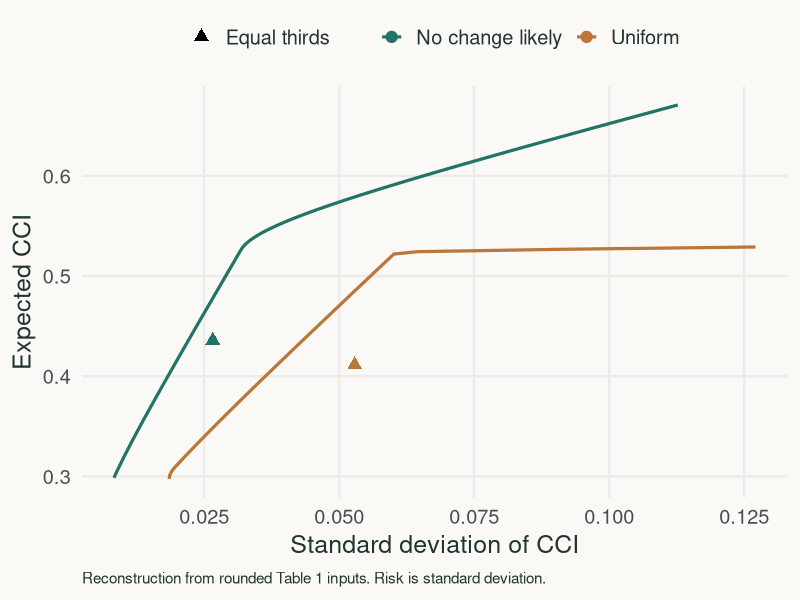
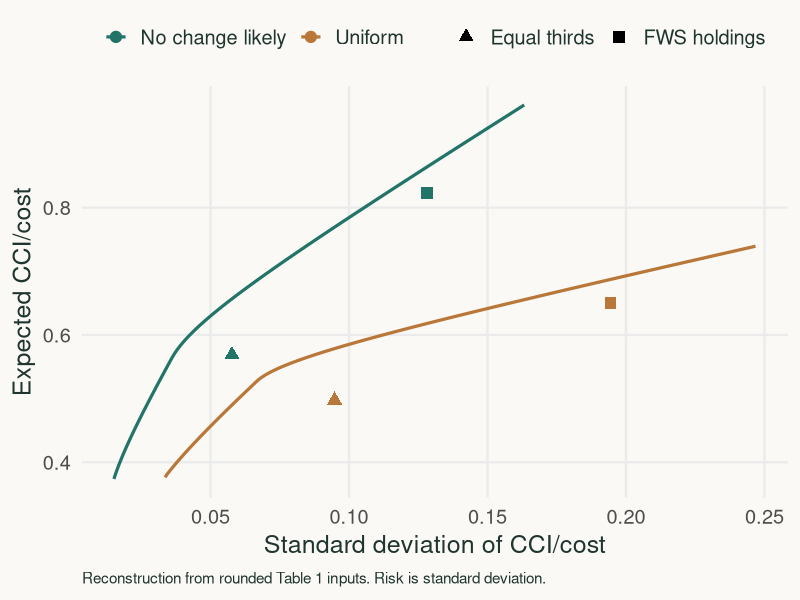
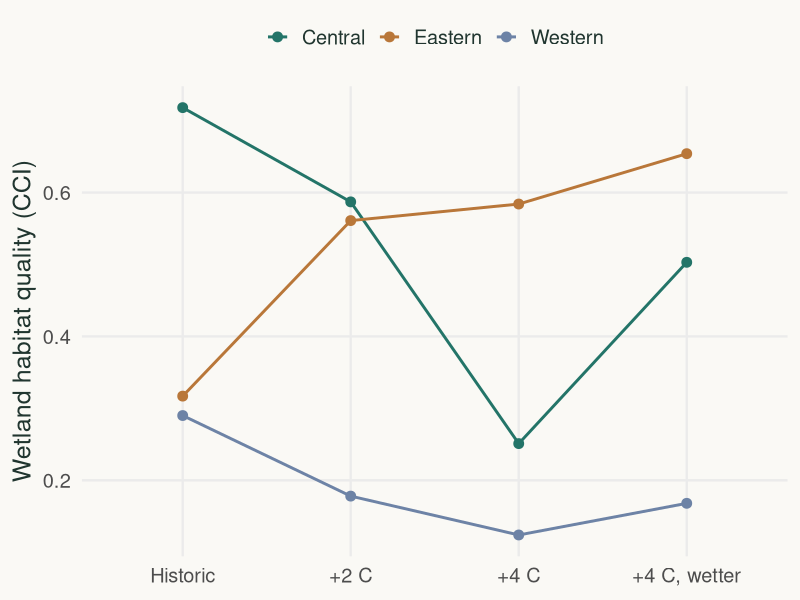
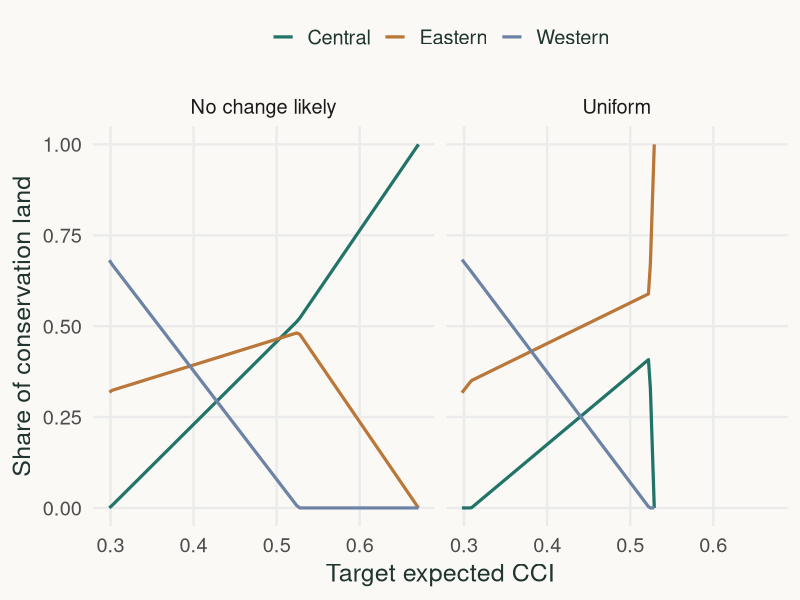

The R script that drew these images, in order:
# Ando and Mallory (2012): conservation portfolios under climate uncertainty
# AREC 615. Run numbered sections in order in RStudio, or source this file.
# From the repository root: Rscript modules/nonlinear_programming/Ando/AM_model.R
# Dependencies: install.packages(c("quadprog", "ggplot2"))
# No downloads or file writes. Results and ggplot objects remain in memory.
#
# SOURCE: references/Ando-portfolio_design.pdf, Tables 1-2, equations 1-5.
# DOI: https://doi.org/10.1073/pnas.1114653109
# STATUS: reconstruction from rounded Table 1 inputs, NOT exact replication.
# Do not calibrate inputs to match Table 2: publication discrepancies are
# exposed in paper_audit and budget_audit below. reproduce_SI.R audits the SI
# and reproduces Figure 3 using inferred two-decimal moment rounding.
#
# Reproducibility search (2026-10-08): the paper used MATLAB R2011a frontcon.
# Publisher supplements: pnas.201114653SI.pdf (Table S1), sd01.xlsx (Dataset S1).
# https://www.pnas.org/doi/suppl/10.1073/pnas.1114653109
# No author-issued code package located. Seong Yun's later portn package
# includes an Ando-Mallory example: https://github.com/ysd2004/portn
# Its rounded moment inputs are not used here. We derive moments from outcomes.
# The supplied SI contains result tables rather than MATLAB source code.

library(quadprog)
library(ggplot2)

# 1. Read the scenario table -----------------------------------------------
# Rows are possible JOINT climate futures, not repeated annual observations.
# Columns are regions. A single climate scenario applies to all three regions.
regions <- c("Western", "Central", "Eastern")
scenarios <- c("Historic", "+2 C", "+4 C", "+4 C, wetter")
CCI <- matrix(c(
  0.290, 0.718, 0.317,
  0.178, 0.587, 0.561,
  0.124, 0.251, 0.584,
  0.168, 0.503, 0.654
), nrow = 4, byrow = TRUE, dimnames = list(scenarios, regions))

# Table 1 units: THOUSAND dollars per acre. Keep these units for Figure 3.
cost <- matrix(c(
  0.601, 0.697, 1.210,
  0.631, 0.720, 1.230,
  0.631, 0.720, 1.230,
  0.536, 0.659, 1.200
), nrow = 4, byrow = TRUE, dimnames = list(scenarios, regions))
probabilities <- list(
  "No change likely" = c(0.80, 0.10, 0.05, 0.05),
  "Uniform" = rep(0.25, 4)
)
returns <- list("CCI" = CCI, "CCI/cost" = CCI / cost)
# E[CCI/cost] generally differs from E[CCI]/E[cost]. Divide FIRST.

# 2. Calculate means and covariance ----------------------------------------
portfolio_moments <- function(R, p) {
  stopifnot(is.matrix(R), all(is.finite(R)), length(p) == nrow(R),
            all(is.finite(p)), all(p >= 0), abs(sum(p) - 1) < 1e-10)
  mu <- drop(crossprod(p, R))
  names(mu) <- colnames(R)
  deviations <- sweep(R, 2, mu, "-")
  # Population covariance under the assumed probabilities: no n-1 correction.
  Sigma <- crossprod(deviations, sweep(deviations, 1, p, "*"))
  list(mu = mu, Sigma = Sigma, R = R, p = p)
}

moments_example <- portfolio_moments(CCI, probabilities$Uniform)
moments_example$mu
moments_example$Sigma
cov2cor(moments_example$Sigma)

portfolio_outcomes <- function(w, moments) {
  mean_return <- sum(w * moments$mu)
  variance <- drop(crossprod(w, moments$Sigma %*% w))
  c(mean = mean_return, variance = variance, sd = sqrt(max(0, variance)))
}

equal_weights <- setNames(rep(1/3, 3), regions)
fws_weights <- setNames(c(0.14, 0.76, 0.10), regions) # Table 2, Fig. 3 H/I
portfolio_outcomes(equal_weights, moments_example)

# 3. Solve one constrained portfolio problem -------------------------------
# min w' Sigma w subject to sum(w)=1, mu'w=target, w>=0.
# target=NULL removes the return equality and finds global minimum variance.
# The paper's Eq. 1 prints wi>0, but its text and zero-weight results require
# wi>=0. We follow the economically meaningful, closed feasible set.
solve_portfolio <- function(moments, target = NULL) {
  mu <- moments$mu
  Sigma <- moments$Sigma
  n <- length(mu)
  # quadprog requires positive definiteness, which holds for these inputs.
  # Stop for a singular extension instead of silently changing its risk model.
  if (min(eigen(Sigma, symmetric = TRUE, only.values = TRUE)$values) <= 1e-12)
    stop("Covariance is singular or not positive definite; use a PSD-capable solver.")
  if (!is.null(target)) {
    stopifnot(length(target) == 1, is.finite(target))
    if (target < min(mu) - 1e-10 || target > max(mu) + 1e-10)
      stop("Expected-return target is infeasible.")
    # At either extreme, a unique best/worst region fixes the weights exactly.
    edge <- which(abs(mu - target) < 1e-12)
    if (length(edge) == 1 &&
        (abs(target - min(mu)) < 1e-12 || abs(target - max(mu)) < 1e-12)) {
      w <- setNames(rep(0, n), names(mu))
      w[edge] <- 1
      return(list(w = w, outcomes = portfolio_outcomes(w, moments),
                  target = target, fit = NULL, endpoint = TRUE))
    }
  }
  # solve.QP minimizes (1/2) w'Dw - d'w and imposes t(Amat) %*% w >= bvec.
  # Equality constraints MUST come first. meq counts those equalities.
  Amat <- matrix(1, nrow = n, ncol = 1)
  bvec <- 1
  meq <- 1
  if (!is.null(target)) {
    Amat <- cbind(Amat, mu)
    bvec <- c(bvec, target)
    meq <- 2
  }
  Amat <- cbind(Amat, diag(n))
  bvec <- c(bvec, rep(0, n))
  fit <- solve.QP(Dmat = 2 * Sigma, dvec = rep(0, n),
                  Amat = Amat, bvec = bvec, meq = meq)
  w <- setNames(fit$solution, names(mu))
  stopifnot(abs(sum(w) - 1) < 1e-8, min(w) > -1e-8)
  if (!is.null(target)) stopifnot(abs(sum(mu * w) - target) < 1e-8)
  list(w = w, outcomes = portfolio_outcomes(w, moments), target = target,
       fit = fit, Amat = Amat, bvec = bvec, meq = meq, endpoint = FALSE)
}

example_fit <- solve_portfolio(moments_example, target = 0.51)
example_fit$w
example_fit$outcomes

# 4. Trace the efficient frontier ------------------------------------------
# Only targets at/above the global minimum-variance portfolio are efficient.
# The lower branch of the equality-constrained locus is dominated.
trace_frontier <- function(moments, npoints = 100) {
  minimum <- solve_portfolio(moments)
  targets <- seq(minimum$outcomes["mean"], max(moments$mu), length.out = npoints)
  do.call(rbind, lapply(targets, function(target) {
    fit <- solve_portfolio(moments, target)
    data.frame(target = target, mean = unname(fit$outcomes["mean"]),
               sd = unname(fit$outcomes["sd"]), t(fit$w), row.names = NULL)
  }))
}

models <- list()
frontiers <- data.frame()
benchmarks <- data.frame()
for (metric in names(returns)) {
  for (belief in names(probabilities)) {
    key <- paste(metric, belief, sep = ": ")
    m <- portfolio_moments(returns[[metric]], probabilities[[belief]])
    models[[key]] <- m
    f <- trace_frontier(m)
    f$metric <- metric
    f$belief <- belief
    frontiers <- rbind(frontiers, f)
    for (name in c("Equal thirds", "FWS holdings")) {
      w <- if (name == "Equal thirds") equal_weights else fws_weights
      out <- portfolio_outcomes(w, m)
      benchmarks <- rbind(benchmarks, data.frame(metric, belief, portfolio = name,
        mean = unname(out["mean"]), sd = unname(out["sd"])))
    }
  }
}

# 5. Reconstruct Figures 2 and 3 -------------------------------------------
# These plots use Table 1 calculations, not copied published coordinates.
belief_colors <- c("No change likely" = "#237468", "Uniform" = "#b97739")
region_colors <- c(Western = "#6d83a6", Central = "#237468", Eastern = "#b97739")
ando_theme <- theme_minimal(base_size = 18) +
  theme(panel.grid.minor = element_blank(), legend.position = "top",
        plot.background = element_rect(fill = "#faf9f5", color = NA),
        panel.background = element_rect(fill = "#faf9f5", color = NA),
        text = element_text(color = "#20352f"),
        plot.caption = element_text(size = 11, hjust = 0))
frontier_plot <- function(metric_name) {
  f <- subset(frontiers, metric == metric_name)
  b <- subset(benchmarks, metric == metric_name)
  if (metric_name == "CCI") b <- subset(b, portfolio == "Equal thirds")
  ggplot(f, aes(sd, mean, color = belief)) +
    geom_path(linewidth = 1.1) +
    geom_point(data = b, aes(shape = portfolio), size = 3.5) +
    scale_color_manual(values = belief_colors) +
    scale_shape_manual(values = c("Equal thirds" = 17, "FWS holdings" = 15)) +
    labs(x = paste("Standard deviation of", metric_name),
         y = paste("Expected", metric_name), color = NULL, shape = NULL,
         caption = "Reconstruction from rounded Table 1 inputs. Risk is standard deviation.") +
    ando_theme
}
figure2 <- frontier_plot("CCI")
figure3 <- frontier_plot("CCI/cost")

weight_data <- do.call(rbind, lapply(regions, function(region) {
  data.frame(frontiers[c("target", "metric", "belief")], region,
             weight = frontiers[[region]])
}))
weights_plot <- ggplot(subset(weight_data, metric == "CCI"),
                       aes(target, weight, color = region)) +
  geom_line(linewidth = 1.1) + facet_wrap(~belief, nrow = 1) +
  scale_color_manual(values = region_colors) +
  labs(x = "Target expected CCI", y = "Share of conservation land", color = NULL) +
  ando_theme

scenario_data <- data.frame(scenario = rep(scenarios, 3),
                            region = rep(regions, each = 4), CCI = as.vector(CCI))
scenario_data$scenario <- factor(scenario_data$scenario, levels = scenarios)
scenario_plot <- ggplot(scenario_data, aes(scenario, CCI, color = region, group = region)) +
  geom_line(linewidth = 1) + geom_point(size = 3) +
  scale_color_manual(values = region_colors) +
  labs(x = NULL, y = "Wetland habitat quality (CCI)", color = NULL) + ando_theme

# 6. Quantify diversification gains ----------------------------------------
# At a benchmark's expected return, find the least possible SD.
# At its SD, find the highest feasible mean on the efficient branch.
compare_benchmark <- function(m, w, solver = solve_portfolio) {
  out <- portfolio_outcomes(w, m)
  low <- solver(m)
  # >= benchmark return: use GMV if the benchmark lies below the efficient branch.
  same_mean <- solver(m, max(out["mean"], low$outcomes["mean"]))
  top <- solver(m, max(m$mu))
  if (out["sd"] >= top$outcomes["sd"]) {
    same_risk <- top
  } else {
    target <- uniroot(function(t) solver(m, t)$outcomes["sd"] - out["sd"],
                      c(low$outcomes["mean"], max(m$mu)), tol = 1e-10)$root
    same_risk <- solver(m, target)
  }
  data.frame(benchmark_mean = out["mean"], benchmark_sd = out["sd"],
    efficient_sd = same_mean$outcomes["sd"], efficient_mean = same_risk$outcomes["mean"],
    risk_reduction_pct = 100 * (1 - same_mean$outcomes["sd"] / out["sd"]),
    benefit_gain_pct = 100 * (same_risk$outcomes["mean"] / out["mean"] - 1),
    row.names = NULL)
}
diversification <- do.call(rbind, lapply(names(models), function(key) {
  rbind(data.frame(model = key, benchmark = "Equal thirds",
                   compare_benchmark(models[[key]], equal_weights)),
        data.frame(model = key, benchmark = "FWS holdings",
                   compare_benchmark(models[[key]], fws_weights)))
}))

# 7. Audit the published Table 2 independently ------------------------------
# Published values are ONLY comparison targets, never solver inputs.
paper_table2 <- read.table(header = TRUE, text = '
figure point belief Western Central Eastern paper_sd paper_mean
2 A N 0.00 1.00 0.00 0.11 0.67
2 B N 0.04 0.47 0.47 0.03 0.51
2 C N 0.25 0.32 0.42 0.02 0.44
2 D U 0.00 0.00 1.00 0.13 0.53
2 E U 0.05 0.38 0.57 0.06 0.51
2 F U 0.34 0.20 0.47 0.04 0.41
2 G N 0.33 0.33 0.33 0.11 0.44
2 H U 0.33 0.33 0.33 0.13 0.41
3 A N 0.00 1.00 0.00 0.17 0.96
3 B N 0.00 0.57 0.43 0.08 0.68
3 C N 0.18 0.36 0.45 0.05 0.57
3 D U 0.00 1.00 0.00 0.24 0.74
3 E U 0.00 0.85 0.15 0.19 0.69
3 F U 0.00 0.71 0.29 0.15 0.65
3 G U 0.08 0.26 0.66 0.04 0.50
3 H N 0.14 0.76 0.10 0.13 0.82
3 I U 0.14 0.76 0.10 0.19 0.65
3 J N 0.33 0.33 0.33 0.06 0.57
3 K U 0.33 0.33 0.33 0.09 0.50
')
paper_audit <- do.call(rbind, lapply(seq_len(nrow(paper_table2)), function(i) {
  row <- paper_table2[i, ]
  metric <- if (row$figure == 2) "CCI" else "CCI/cost"
  belief <- if (row$belief == "N") "No change likely" else "Uniform"
  w <- as.numeric(row[regions])
  # Evaluate literally printed weights, even where they do not sum to one.
  # Also show explicitly normalized weights, rather than silently fixing them.
  raw <- portfolio_outcomes(w, models[[paste(metric, belief, sep = ": ")]])
  normalized <- portfolio_outcomes(w/sum(w), models[[paste(metric, belief, sep = ": ")]])
  data.frame(row, weight_sum = sum(w), calculated_mean = raw["mean"],
    calculated_sd = raw["sd"], normalized_mean = normalized["mean"],
    normalized_sd = normalized["sd"], mean_gap = raw["mean"] - row$paper_mean,
    sd_gap = raw["sd"] - row$paper_sd, row.names = NULL)
}))
# In particular, Figure 2's equal-thirds SDs are about .027 and .053 from
# Table 1, versus .11 and .13 in Table 2. Ordinary rounding cannot explain this.

# 8. The paper's $1 billion illustration -----------------------------------
# The maximizers are all Eastern (benefits) and all Central (benefit/cost).
# The Methods formula scales expected per-acre CCI by acres affordable.
# It does not uniquely identify which scenario cost Ci1 enters this example.
# Report historic and probability-weighted costs separately, without fitting.
budget <- 1e9
p <- probabilities$Uniform
mu_cci <- models[["CCI: Uniform"]]$mu
budget_audit <- do.call(rbind, lapply(c("CCI", "CCI/cost"), function(metric) {
  m <- models[[paste(metric, "Uniform", sep = ": ")]]
  w <- solve_portfolio(m, max(m$mu))$w
  expected_cost <- sum(w * drop(crossprod(p, cost))) * 1000
  historic_cost <- sum(w * cost["Historic", ]) * 1000
  data.frame(metric, region = regions[which.max(w)],
    published_total = if (metric == "CCI") 357442 else 1057183,
    using_expected_cost = budget / expected_cost * sum(w * mu_cci),
    using_historic_cost = budget / historic_cost * sum(w * mu_cci),
    # A third timing convention: buy a scenario-dependent acreage ex post.
    expected_scenario_total = sum(p * budget /
      (drop(cost %*% w) * 1000) * drop(CCI %*% w)))
}))

# 9. Inspect the results ---------------------------------------------------
# quiet/plot options allow the slides and validation script to reuse the code.
if (!isTRUE(getOption("ando.quiet", FALSE))) {
  cat("\nAndo-Mallory: Table 1 reconstruction; exact replication unresolved.\n")
  print(diversification, digits = 4, row.names = FALSE)
  cat("\nTable 2 audit (literal published weights):\n")
  print(paper_audit[c("figure", "point", "weight_sum", "paper_mean", "calculated_mean",
                      "paper_sd", "calculated_sd")], digits = 4, row.names = FALSE)
  cat("\nBudget illustration: cost conventions shown explicitly\n")
  print(budget_audit, digits = 7, row.names = FALSE)
}
if (isTRUE(getOption("ando.plot", interactive()))) {
  print(scenario_plot)
  print(figure2)
  print(figure3)
  print(weights_plot)
}
